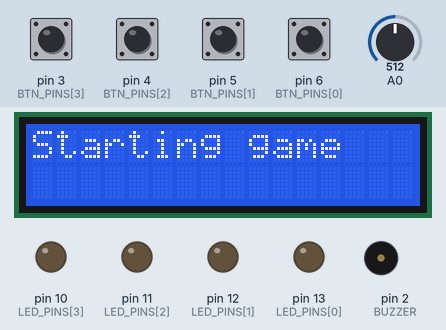
Simulated run of this sketch. Board: Arduino Uno, built with avr-gcc and run on an emulated ATmega328P. Shown: 16×2 character LCD, output pins drawn as LEDs (lit = HIGH), buzzer (waves = sounding). Inputs (shaded band) come from the test bench; at power-on: pin 3 (BTN_PINS[3]), pin 4 (BTN_PINS[2]), pin 5 (BTN_PINS[1]), pin 6 (BTN_PINS[0]) HIGH, A0 = 512. Random numbers use the default seed unless the sketch sets one.

Above: at 0.1 s.
1.3 s: pin 3 (BTN_PINS[3]) pulled LOW for 1 s
At 3.3 s:
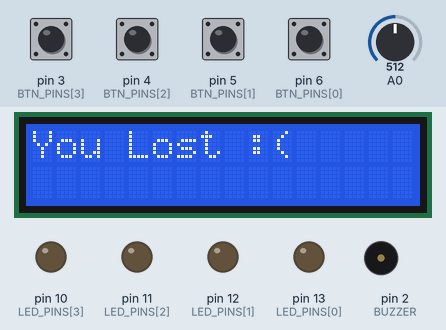
4.1 s: A0 set to 306
At 6.8 s:
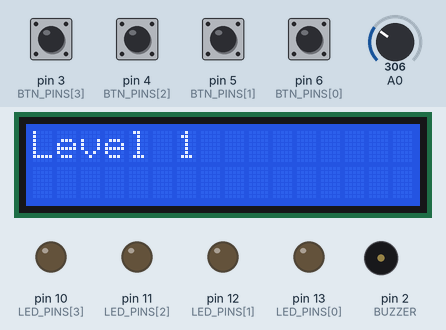
7.1 s: pin 4 (BTN_PINS[2]) pulled LOW for 1 s
At 7.9 s:
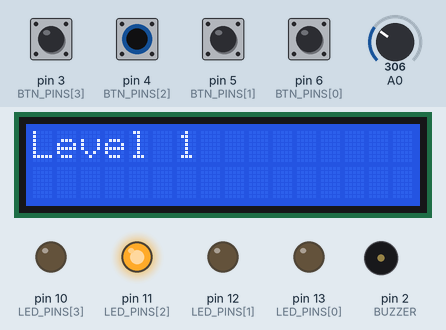
10.3 s: pin 5 (BTN_PINS[1]) pulled LOW for 0.15 s
At 11.3 s:
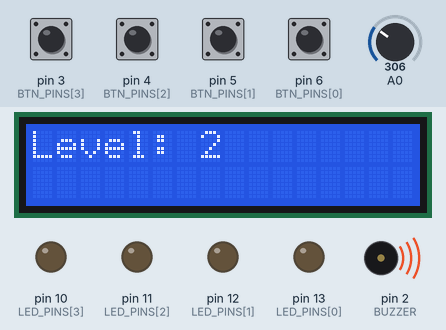
12.1 s: A0 set to 511
At 14.99 s:
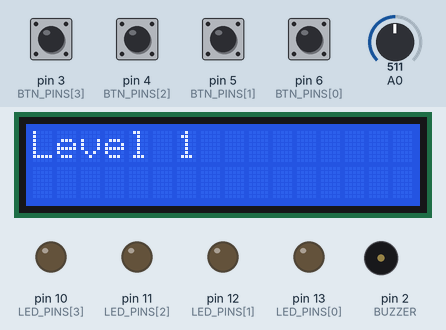
15.1 s: pin 5 (BTN_PINS[1]) pulled LOW for 1 s
At 15.9 s:
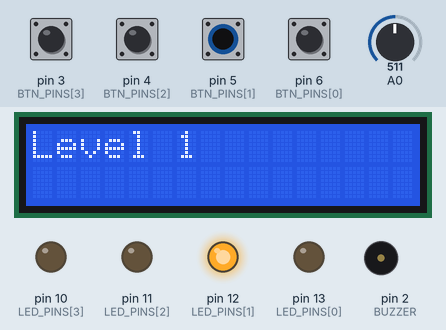
Timing chart, 0 to 18.4 s (numbered marks = the images above; inputs shaded):
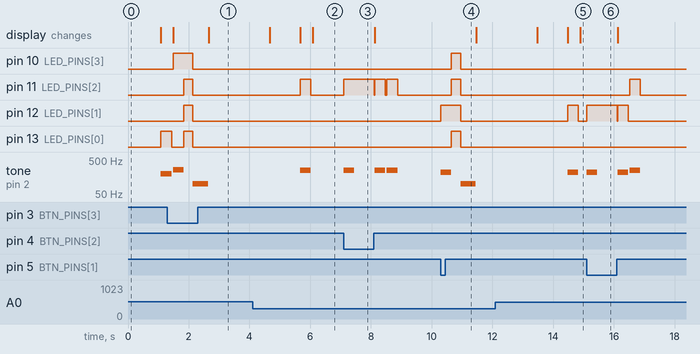

The sketch:

simon_says.ino
```cpp
#include <Wire.h>
#include <LiquidCrystal_I2C.h>

// Count of TURNS
const int TURNS = 5;
// Array to store the sequence of the game
int randomSqunce[TURNS];
// Defines the pin for the buzzer
const byte BUZZER = 2;
// Array for the buttons sounds (G3, A3, B3, C4)
const int FREQ[4] = {196,220,247,262};
// Array to define the pins for the LEDs
const byte LED_PINS[] = {13,12,11,10};
// Defines the pins for the buttons
const byte BTN_PINS[] = {6,5,4,3};
// Variable to manage the level the player is in
int level = 1;
// Delay for the tone and LED display duration
int seqDelay = 350;
// Creates the LCD object
LiquidCrystal_I2C lcd(0x27, 16, 2);

void setup() {
  // Sets the buzzer pin as outputs
  pinMode(BUZZER,OUTPUT);

  // Initializes the LCD
  lcd.init();
  // Turns on the LCD backlight to illuminate the pixel panel
  lcd.backlight();

  for(int i = 0; i < 4; i++){
  // Sets the LED pin as outputs
  pinMode(LED_PINS[i],OUTPUT);
  // Sets the button as INPUT_PULLUP (a mode that sets the pin value as HIGH helping us avoid pin floating)
  pinMode(BTN_PINS[i],INPUT_PULLUP);
  }

}

void loop() {

  // Sets the cursor to the top left
  lcd.setCursor(0,0);
  lcd.clear();

  if(level == 1){
    lcd.print("Starting game");
    delay(1000);
    lcd.clear();
    genRandomSequence();
    showSequence();
    lcd.print("Level 1");
    readUserInput();
  } else {
    lcd.clear();
    lcd.print("Level: ");
    lcd.print(level);

    showSequence();
    readUserInput();
  }
}

void genRandomSequence(){
  // Initializes the random number generator using noise from the unconnected A0 pin
  randomSeed(analogRead(A0));
  // Loop to fill the randome sequence array with numbers between zero and three
  for(int i = 0; i < TURNS; i++){
    randomSqunce[i] = random(0,4);
  }
}

void showSequence(){
  // Ensures all LEDs are off
  for(int i = 0; i < 4; i++){
    digitalWrite(LED_PINS[i], LOW);
  }
  // Loop for showing the sequence up to the current level
  for(int i = 0; i < level; i++){
    int index = randomSqunce[i];
    // TURNS on the corresponding LED
    digitalWrite(LED_PINS[index], HIGH);
    // Plays the tone for the corresponding LED using its frequency
    tone(BUZZER, FREQ[index]);
    // Delay for the tone and LED duration
    delay(seqDelay);
    // TURNS off the corresponding LED and stops the buzzer
    digitalWrite(LED_PINS[index], LOW);
    noTone(BUZZER);
    // Short delay before going to the next step
    delay(50);
  }
}

void readUserInput(){
  // Loops through the levels
  for (int i = 0; i < level; i++){
    // Flag to wait for a valid input
    bool validInput = false;

    while(!validInput){
      // Checks each button
      for(int j = 0; j < 4; j++){
        if(digitalRead(BTN_PINS[j]) == LOW){
          // Lights the corresponding LED
          digitalWrite(LED_PINS[j], HIGH);
          // Plays the corresponding tone
          tone(BUZZER, FREQ[j]);
          // Delay for the tone and LED
          delay(seqDelay);
          // Stops the buzzer
          noTone(BUZZER);

          // Validates the input
          if(j == randomSqunce[i]){
            // Sets the valid input flag to true to move to the next input
            validInput = true;
            // Delays to avoid misreads when pressing and holding the button
            delay(200);
            while(digitalRead(BTN_PINS[j]) == LOW){
              delay(20);
            }
            // Turs the corresponding LED off
            digitalWrite(LED_PINS[j], LOW);
            // Exits the loop once the correct button is pressed
            break;
          } else {
            // Handles the defeat
            incorrectSequence();
            // Exits the function
            return;
          }
        }
      }
    }
  }
  // If all inputs are correct handles the victory
  correctSequence();
}

void correctSequence() {
  // Ensures the level does not exceed the number of TURNS
  if (level < TURNS) {
    level++; // Go to the next level
  } else {
    // Prints the victory message
    lcd.clear();
    lcd.print("Congratulations!");
    lcd.setCursor(0,1);
    lcd.print("You won :O!");


    for (int i = 0; i < 10; i++) {
      // Lights LEDs one after another and play their respective tunes
      for (int j = 0; j < 4; j++) {
        tone(BUZZER, FREQ[j]);
        digitalWrite(LED_PINS[j], HIGH);
        delay(100);
        noTone(BUZZER);
        digitalWrite(LED_PINS[j], LOW);
        delay(50); // short delay between notes and LEDs
      }
    }

    delay(2000); // Waits 2 seconds before restarting the game
    level = 1; // Sets the level back to 1 to restart the game
  }
}


void incorrectSequence(){
  // Blink all LEDs to indicate defeat
  for(int i = 0; i < 4; i++){
  digitalWrite(LED_PINS[i],HIGH);
  }
  delay(300);
  for(int i = 0; i < 4; i++){
  digitalWrite(LED_PINS[i],LOW);
  }

  // Plays a fail buzz
  tone(BUZZER, 100);
  delay(500);
  noTone(BUZZER);

  // Prints the defeat message
  lcd.clear();
  lcd.print("You Lost :(");

  delay(2000);
    // Sets the level back to 1 to restart the game
  level = 1;
}
```

Measured:
- after the input at 1.3 s, pin 10 (LED_PINS[3]): LOW → HIGH after 0.19 s, → LOW 0.65 s later; pin 11 (LED_PINS[2]), pin 12 (LED_PINS[1]): LOW → HIGH after 0.54 s, → LOW 0.30 s later
- after the input at 4.1 s, pin 11 (LED_PINS[2]): LOW → HIGH after 1.6 s, → LOW 0.35 s later
- after the input at 7.1 s, pin 11 (LED_PINS[2]): goes HIGH 1.0 s, LOW 0.01 s, HIGH 0.35 s, LOW 0.05 s, HIGH 0.35 s, then LOW, starting at once; tone on pin 2 (BUZZER): goes 247 Hz 0.35 s, silent 0.67 s, 247 Hz 0.35 s, silent 0.05 s, 247 Hz 0.35 s, then silent, starting at once
- after the input at 10.3 s, pin 10 (LED_PINS[3]), pin 11 (LED_PINS[2]), pin 13 (LED_PINS[0]): LOW → HIGH after 0.35 s, → LOW 0.30 s later; pin 12 (LED_PINS[1]): LOW → HIGH at once, → LOW 0.65 s later; tone on pin 2 (BUZZER): silent → 220 Hz at once, → silent 0.35 s later, → 100 Hz 0.30 s later, → silent 0.50 s later
- after the input at 12.1 s, pin 12 (LED_PINS[1]): LOW → HIGH after 2.4 s, → LOW 0.35 s later
- after the input at 15.1 s, pin 11 (LED_PINS[2]): LOW → HIGH after 1.4 s, → LOW 0.35 s later; pin 12 (LED_PINS[1]): LOW → HIGH at once, → LOW 1.0 s later, → HIGH 0.01 s later, → LOW 0.35 s later; tone on pin 2 (BUZZER): plays 220 Hz for 0.35 s, 220 Hz for 0.35 s, 247 Hz for 0.35 s, starting at once
